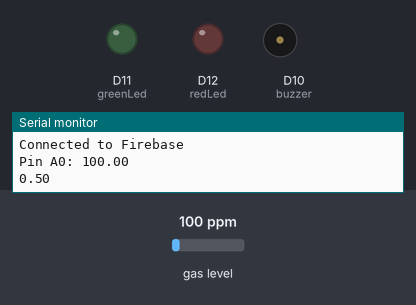
The sketch below on a simulated Arduino MKR. Parts: output pins drawn as LEDs (lit = HIGH), buzzer (waves = sounding), the last lines printed to the serial monitor. The inputs (shaded band) are chosen by the test bench; at power-on: gas level 100 ppm. WiFi joins after 1.5 s; servers stay silent unless stated.

Above: at 4.0 s.
At 5.9 s:
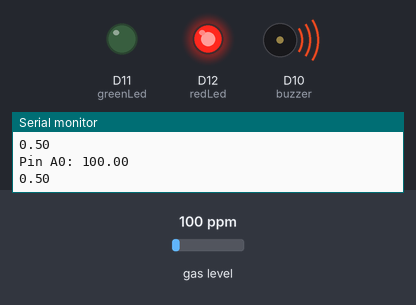
Timing chart, 0 to 6.8 s (numbered marks = the images above):
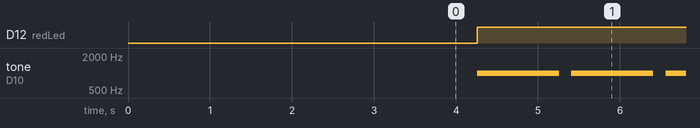

Measured:
- by itself, D12 (redLed): LOW → HIGH at 4.3 s
- by itself, tone on D10 (buzzer): alternates 1000 Hz for 1.0 s and silent for 0.15 s

The sketch:

mainFile.ino
```cpp
#include <WiFiNINA.h>
#include <MQ2.h>
#include "Firebase_Arduino_WiFiNINA.h"
#define BLYNK_TEMPLATE_ID ""
#define BLYNK_TEMPLATE_NAME ""
#include <BlynkSimpleWiFiNINA.h>

// Wi-Fi network credentials
const char* ssid = "";
const char* password = "";

// Blynk Auth Token
char auth[] = "";

// Firebase Connection
const char* FIREBASE_HOST = "";
const char* FIREBASE_AUTH = "";

FirebaseData firebaseData;
String path = "/sensor-reading";

int redLed = 12;
int greenLed = 11;
int buzzer = 10;
int smokeA0 = A5;
float sensorThres = 0.5;


MQ2 mq2(smokeA0);

BlynkTimer timer;

void setup() {
  Serial.begin(9600);
  pinMode(redLed, OUTPUT);
  pinMode(greenLed, OUTPUT);
  pinMode(buzzer, OUTPUT);
  pinMode(smokeA0, INPUT);

  mq2.begin();

  connectToWiFi();
  connectToBlynk();
  connectToFirebase();

}

void loop() {
  Blynk.run(); // Initiates Blynk
  timer.run(); // Initiates BlynkTimer

  static bool initialReadingRecorded = false;

  // Read the smoke sensor value
  //int analogSensor = analogRead(smokeA0);
  float smokeInPPM = mq2.readSmoke();
  Serial.print("Pin A0: ");
  Serial.println(smokeInPPM);
  Serial.println(sensorThres);


  if(!initialReadingRecorded) {
    sendInitialData(smokeInPPM);
    initialReadingRecorded = true;
  }

  sendSensorData(smokeInPPM);

  if (smokeInPPM > sensorThres) {
    digitalWrite(redLed, HIGH);
    digitalWrite(greenLed, LOW);
    activateBuzzer(buzzer, 1000); // Activate the buzzer
    Blynk.logEvent("smoke_detected", "Smoke is detected in your area!");
  } else {
    digitalWrite(redLed, LOW);
    digitalWrite(greenLed, HIGH);
    digitalWrite(buzzer, LOW); // Deactivate the buzzer
  }
}

void sendInitialData(float smokeInPPM) {
    Firebase.setFloat(firebaseData, path + "/initialReading", smokeInPPM);
    Firebase.setFloat(firebaseData, path + "/threshold", sensorThres);
    Blynk.virtualWrite(V7, smokeInPPM);
    Blynk.virtualWrite(V6, sensorThres);
}

void sendSensorData(float smokeInPPM) {
  Firebase.setFloat(firebaseData, path + "/currentReading", smokeInPPM);
  Blynk.virtualWrite(V5, smokeInPPM);
}

void activateBuzzer(int pin, int duration) {
  tone(pin, 1000);
  delay(duration);
  noTone(pin);
}

void connectToWiFi() {
  Serial.print("Connecting to ");
  Serial.println(ssid);
  WiFi.begin(ssid, password);
  while (WiFi.status() != WL_CONNECTED) {
    delay(500);
    Serial.print(".");
  }
  Serial.println("\nWiFi connected.");
  Serial.print("IP address: ");
  Serial.println(WiFi.localIP());
}

void connectToBlynk() {
  Blynk.begin(auth, ssid, password); // Initialize Blynk
  Serial.println("Connected to Blynk");
}

void connectToFirebase() {
  Firebase.begin(FIREBASE_HOST, FIREBASE_AUTH, ssid, password);
  Firebase.reconnectWiFi(true);
  Serial.println("Connected to Firebase");

}
```
